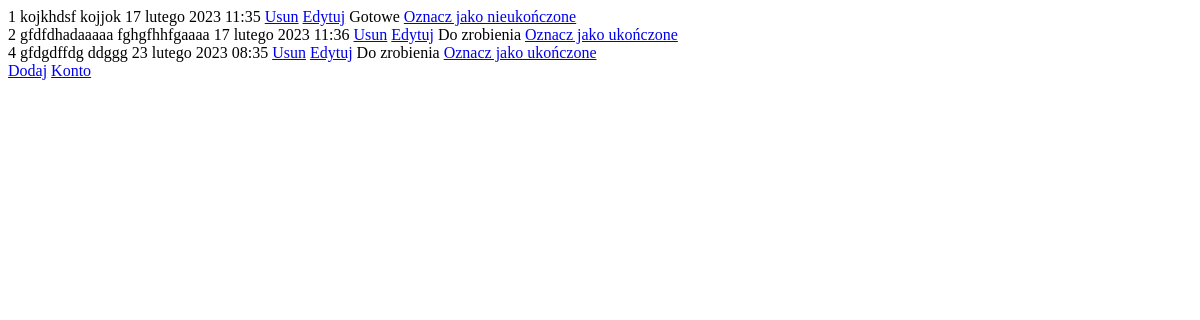
The app's page / (signed in), older data.
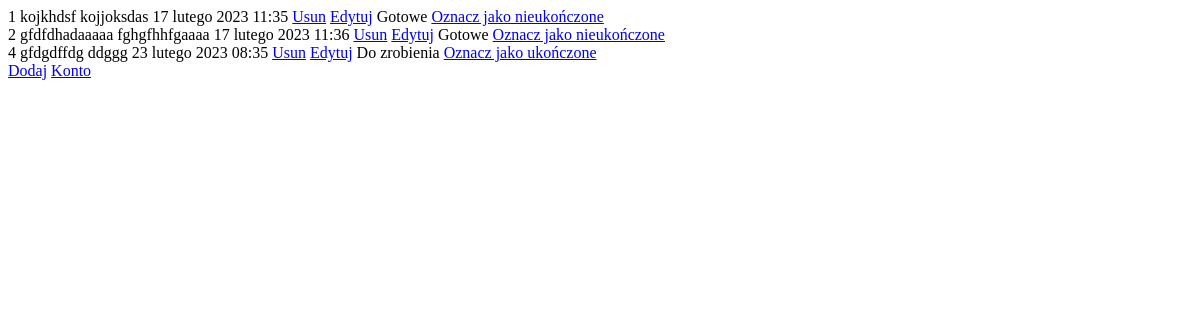
The same page, newer data.
### baseapp/models.py (models this page shows, shortened)
class Element(models.Model):
    title = models.CharField(("Tytuł"), max_length=50)
    content = models.TextField(("Zawartość"))
    done = models.BooleanField(default=False, blank=True)
    date = models.DateTimeField(
        ("Data dodania"), auto_now_add=True)
    author = models.ForeignKey(User, on_delete=models.CASCADE, blank=True)

### baseapp/views.py (the view)
# urls.py: path('', views.home, name='home'),
def home(request):
    if request.user.is_authenticated:
        elements = Element.objects.filter(author=request.user)
    else:
        elements = []
    context = {
        'elements': elements
    }
    return render(request, 'home.html', context)

### baseapp/templates/home.html (shortened to what this page needs)
{% extends 'base.html' %} {% block content %} {% for element in elements %}
<div>
  {{ element.id }}
  <span> {{ element.title }}</span>
  <span>{{ element.content }}</span>
  {{element.date}}
  <a href="/delete/{{ element.id }}">Usun</a>
  <a href="/edit/{{ element.id }}">Edytuj</a>
   {% if element.done %}
  Gotowe
  <a href="/switch/{{ element.id }}">Oznacz jako nieukończone</a>
  {% else %}
  Do zrobienia
  <a href="/switch/{{ element.id }}">Oznacz jako ukończone</a>
  {% endif %}
</div>
{% endfor %} {% if user.is_authenticated %}
<a href="/add/">Dodaj</a>
<a href="/users/">Konto</a>
{% else %}
<p>Aby dodać elementy, <a href="{% url 'users:login' %}">zaloguj się</a>.</p>
{% endif %}
 {% endblock %}

### baseapp/templates/base.html (shortened to what this page needs)
<!DOCTYPE html>
<html lang="pl">
  <head>
  </head>
  <body>
    {% block content %} {% endblock %}
  </body>
</html>

Row changes from the older to the newer data that the page shows:
changed Element "kojkhdsf": content "kojjok" → "kojjoksdas"
changed Element "gfdfdhadaaaaa": done "Do zrobienia Oznacz jako ukończone" → "Gotowe Oznacz jako nieukończone"
